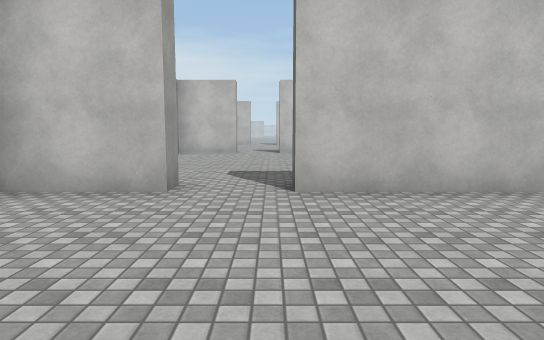
[1] (above)

18 first-person views from a walk through a 3-D level made in the Unity game engine. The camera is 1.4 m above the floor, tilts 6° down and sees 75° across. Doors are open. The floor is counted in squares, 2 m on a side. Each view is taken from the middle of a square. On the plan, view 1 faces up. The plan holds only what a view shows up to about 11 squares ahead; the rest is blank. The place goes on beyond the plan. The player is left out. Surface patterns are stand-ins for the level's own textures.

[2]
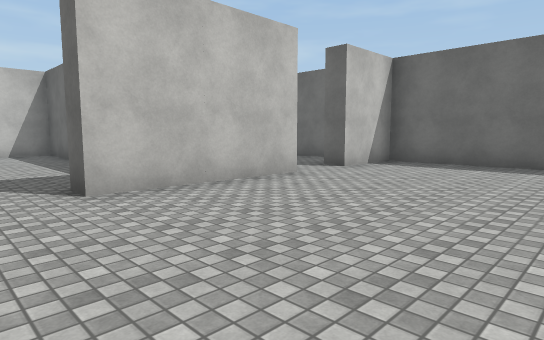

[3]
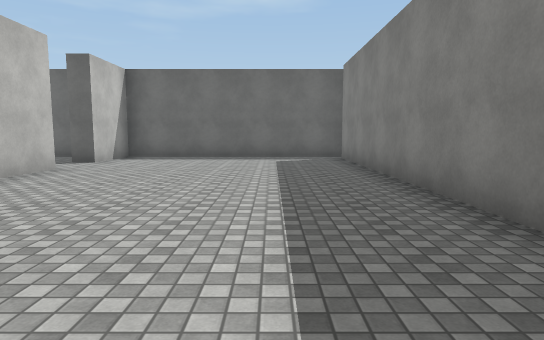

[4]
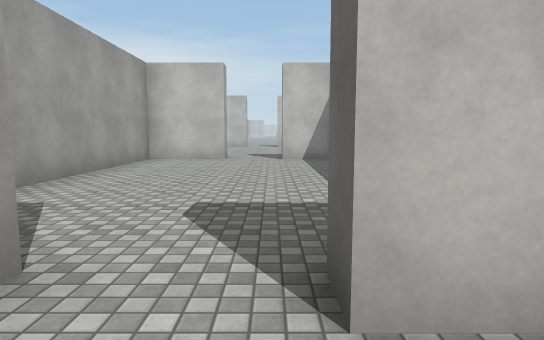

[5]
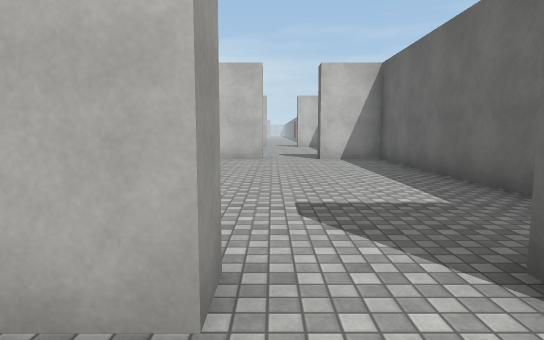

[6]
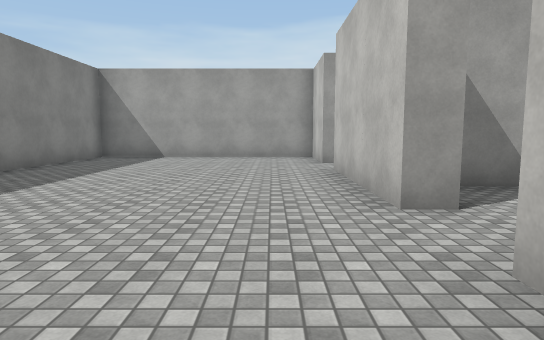

[7]
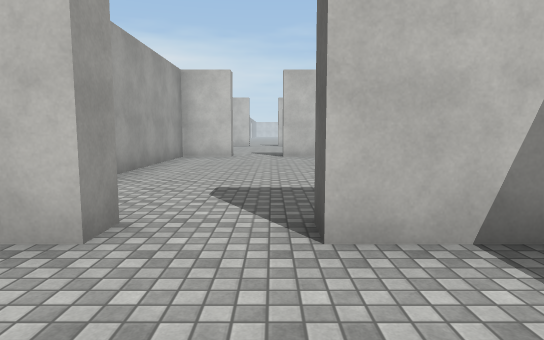

[8]
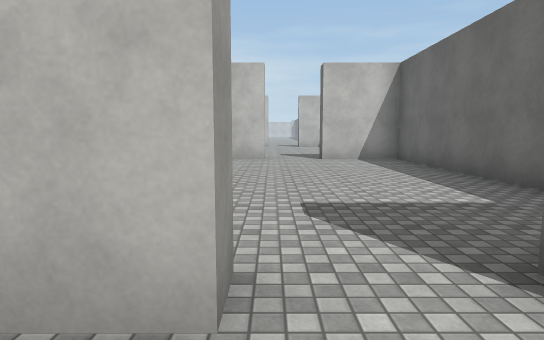

[9]
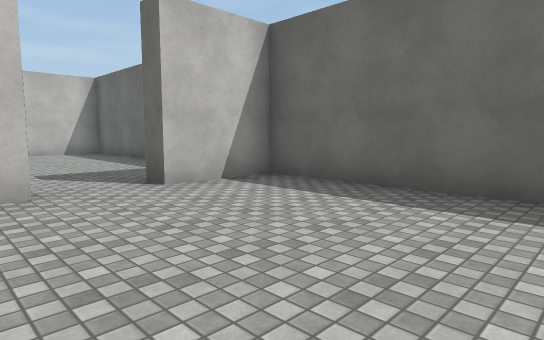

[10]
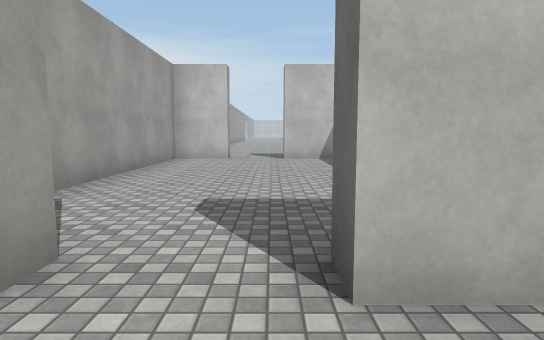

[11]
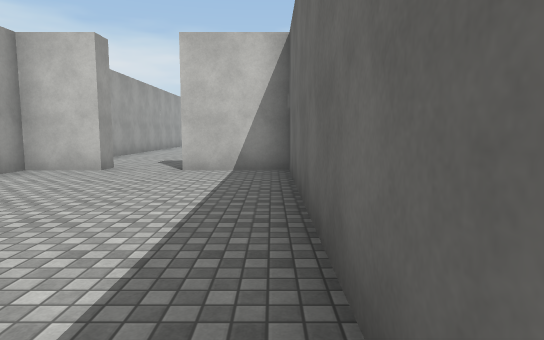

[12]
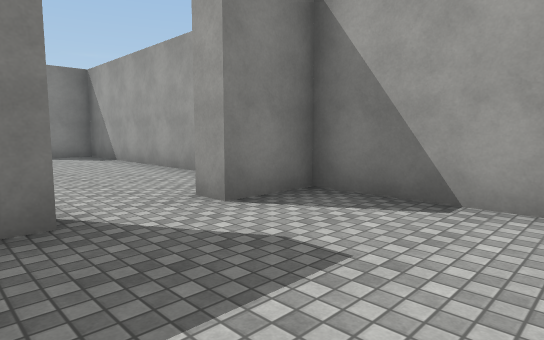

[13]
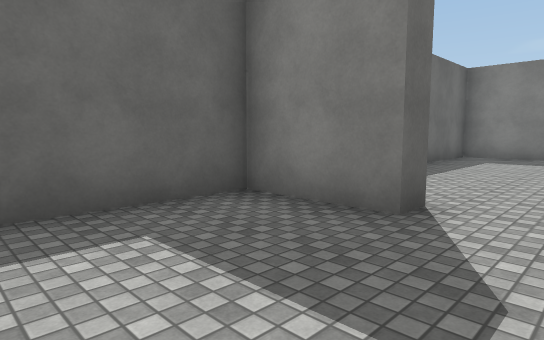

[14]
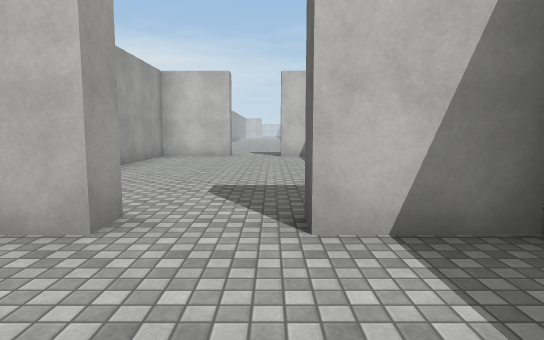

[15]
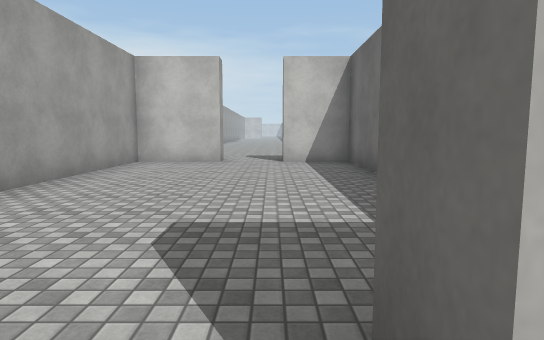

[16]
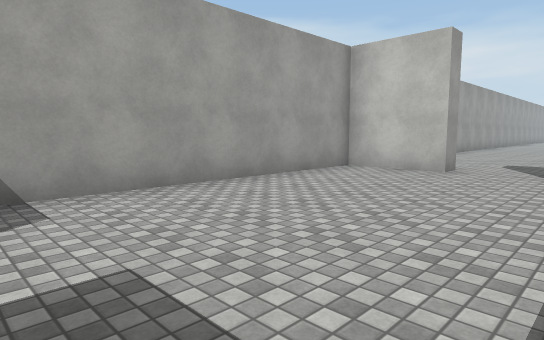

[17]
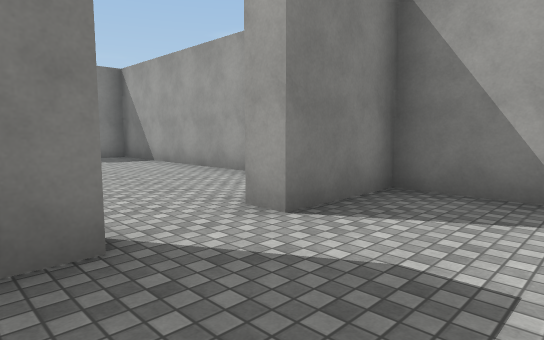

[18]
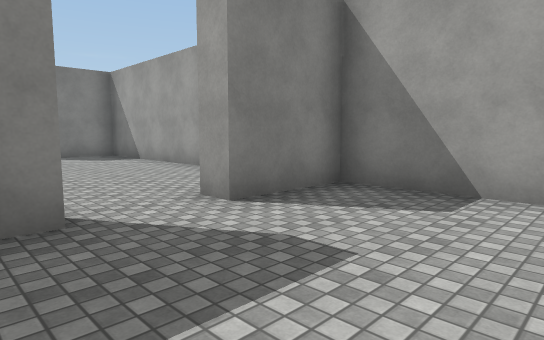

### Floor plan
Points are (right, up) in squares from view 1. A wall is a line through its corners. A room is listed if a view was taken in it or the views show most of it. See-through windows are left out.
Room 1 (views 1, 2, 3, 4, 5, 6, 7, 8)
walls: (3.8, 4.2) (0.3, 4.2); (-1.2, 4.2) (-3.2, 4.2) (-3.2, -1.9) (6.8, -1.9); (7.3, -2.1) (7.3, 4.2) (5.3, 4.2)
ways out: open door at (4.5, 4.5) to room 2; open door at (-0.5, 4.5) to room 5; opening at (7, -2)
Room 2 (views 9, 10)
walls: (2.4, 6.2) (2.4, 5.4); (7.3, 5.8) (7.3, 12.4) (5.3, 12.4); (3.8, 13) (3.8, 12.4) (2.4, 12.4) (2.4, 7.9)
ways out: open door at (4.5, 4.5) to room 1; open door at (4.5, 13) to room 3
Room 3 (view 11)
walls: (3.8, 20.6) (2.4, 20.6) (2.4, 12.9) (3.5, 12.9); (5.3, 12.9) (7.3, 12.9) (7.3, 20.6) (5.3, 20.6)
ways out: open door at (4.5, 13) to room 2; open door at (4.5, 21) to room 4
Room 4 (views 12, 13)
walls: (5.3, 21.1) (7.3, 21.1) (7.3, 23.6); (2.4, 24.5) (2.4, 21.1) (3.8, 21.1)
ways out: open door at (4.5, 21) to room 3
Room 5 (views 14, 15)
walls: (-1.2, 12.4) (-3.2, 12.4) (-3.2, 4.7) (-2.5, 4.7); (1.9, 6.8) (1.9, 12.4) (0.3, 12.4)
ways out: open door at (-0.5, 4.5) to room 1; open door at (-0.5, 13) to room 6
Room 6 (views 16, 17)
walls: (1.9, 18.1) (1.9, 20.6) (0.2, 20.6); (-1.2, 20.6) (-3.2, 20.6) (-3.2, 12.9) (-1.2, 12.9); (0.3, 12.9) (0.9, 12.9)
ways out: open door at (-0.5, 13) to room 5; open door at (-0.5, 21) to room 7
Room 7 (view 18)
walls: (0.2, 21.1) (0.8, 21.1); (-3.2, 23.5) (-3.2, 21.1) (-1.2, 21.1)
ways out: open door at (-0.5, 21) to room 6

Where each view was taken, in squares from view 1:
view 1: 0 up, 0 right, facing up
view 2: 0 up, 1 left, facing up-right
view 3: 0 up, 3 left, facing right
view 4: 3 up, 0 right, facing up
view 5: 3 up, 1 left, facing up
view 6: 3 up, 7 right, facing left
view 7: 2 up, 5 right, facing up
view 8: 3 up, 4 right, facing up
view 9: 8 up, 3 right, facing up-right
view 10: 11 up, 5 right, facing up
view 11: 14 up, 7 right, facing up
view 12: 24 up, 6 right, facing down-left
view 13: 24 up, 4 right, facing down-right
view 14: 10 up, 0 right, facing up
view 15: 12 up, 0 right, facing up
view 16: 14 up, 1 right, facing up-left
view 17: 15 up, 1 right, facing down-left
view 18: 24 up, 1 right, facing down-left
